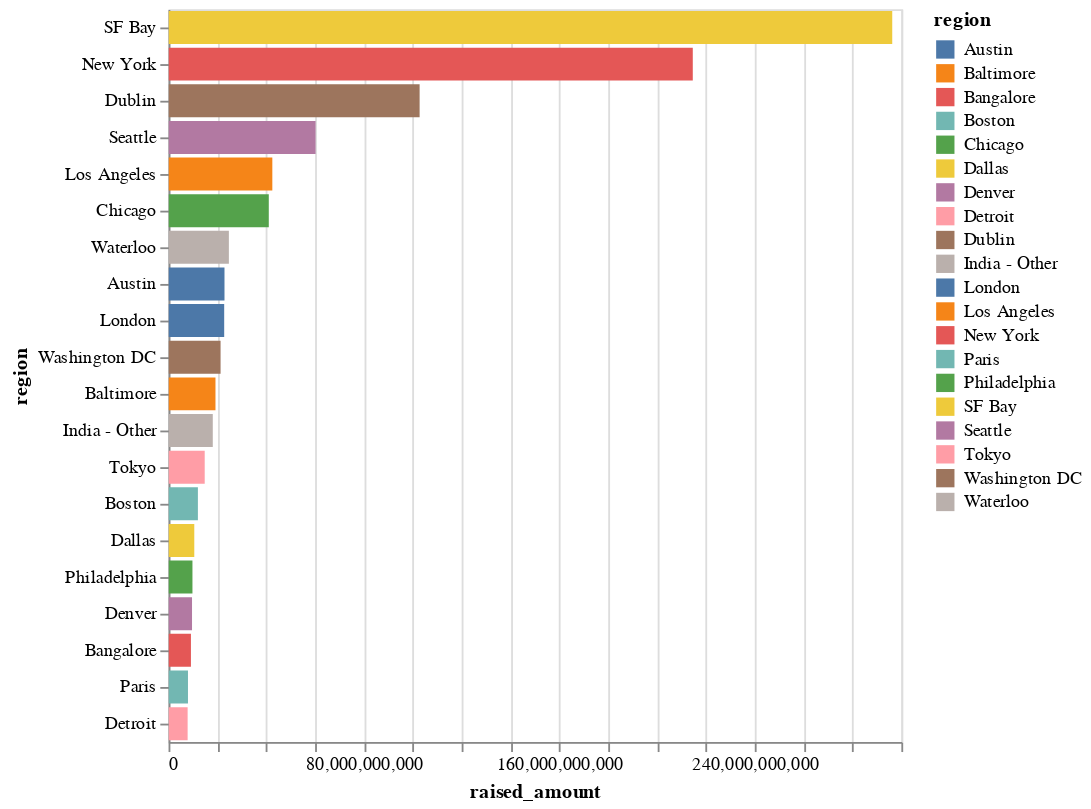

The notebook cell this image was saved under:
### Markdown cell above
### Visualisations

### Code cell
# Raised Amount per Region // TOP 20
meet_Ls=data.pivot_table(values=['raised_amount'], index='region', aggfunc=np.sum).reset_index().sort_values('raised_amount', ascending=False).head(20)
alt.Chart(meet_Ls).mark_bar().encode(x='raised_amount', y=alt.Y('region:N', sort='-x'), color='region', tooltip=['region']).interactive()

### Figure 1 — Vega-Lite specification as saved in the notebook (floating-point values rounded to 4 significant figures)
{"config": {"view": {"continuousWidth": 400, "continuousHeight": 300}}, "data": {"name": "data-cc2223c8022f4bf7c75d3d86491788c3"}, "mark": "bar", "encoding": {"color": {"type": "nominal", "field": "region"}, "tooltip": [{"type": "nominal", "field": "region"}], "x": {"type": "quantitative", "field": "raised_amount"}, "y": {"type": "nominal", "field": "region", "sort": "-x"}}, "selection": {"selector003": {"type": "interval", "bind": "scales", "encodings": ["x", "y"]}}, "$schema": "https://vega.github.io/schema/vega-lite/v4.8.1.json", "datasets": {"data-cc2223c8022f4bf7c75d3d86491788c3": [{"region": "SF Bay", "raised_amount": 296300000000.0}, {"region": "New York", "raised_amount": 214600000000.0}, {"region": "Dublin", "raised_amount": 102800000000.0}, {"region": "Seattle", "raised_amount": 60190000000.0}, {"region": "Los Angeles", "raised_amount": 42490000000.0}, {"region": "Chicago", "raised_amount": 41040000000.0}, {"region": "Waterloo", "raised_amount": 24700000000.0}, {"region": "Austin", "raised_amount": 22900000000.0}, {"region": "London", "raised_amount": 22780000000.0}, {"region": "Washington DC", "raised_amount": 21300000000.0}, {"region": "Baltimore", "raised_amount": 19210000000.0}, {"region": "India - Other", "raised_amount": 18110000000.0}, {"region": "Tokyo", "raised_amount": 14810000000.0}, {"region": "Boston", "raised_amount": 12020000000.0}, {"region": "Dallas", "raised_amount": 10540000000.0}, {"region": "Philadelphia", "raised_amount": 9788000000.0}, {"region": "Denver", "raised_amount": 9613000000.0}, {"region": "Bangalore", "raised_amount": 9167000000.0}, {"region": "Paris", "raised_amount": 7954000000.0}, {"region": "Detroit", "raised_amount": 7814000000.0}]}}
